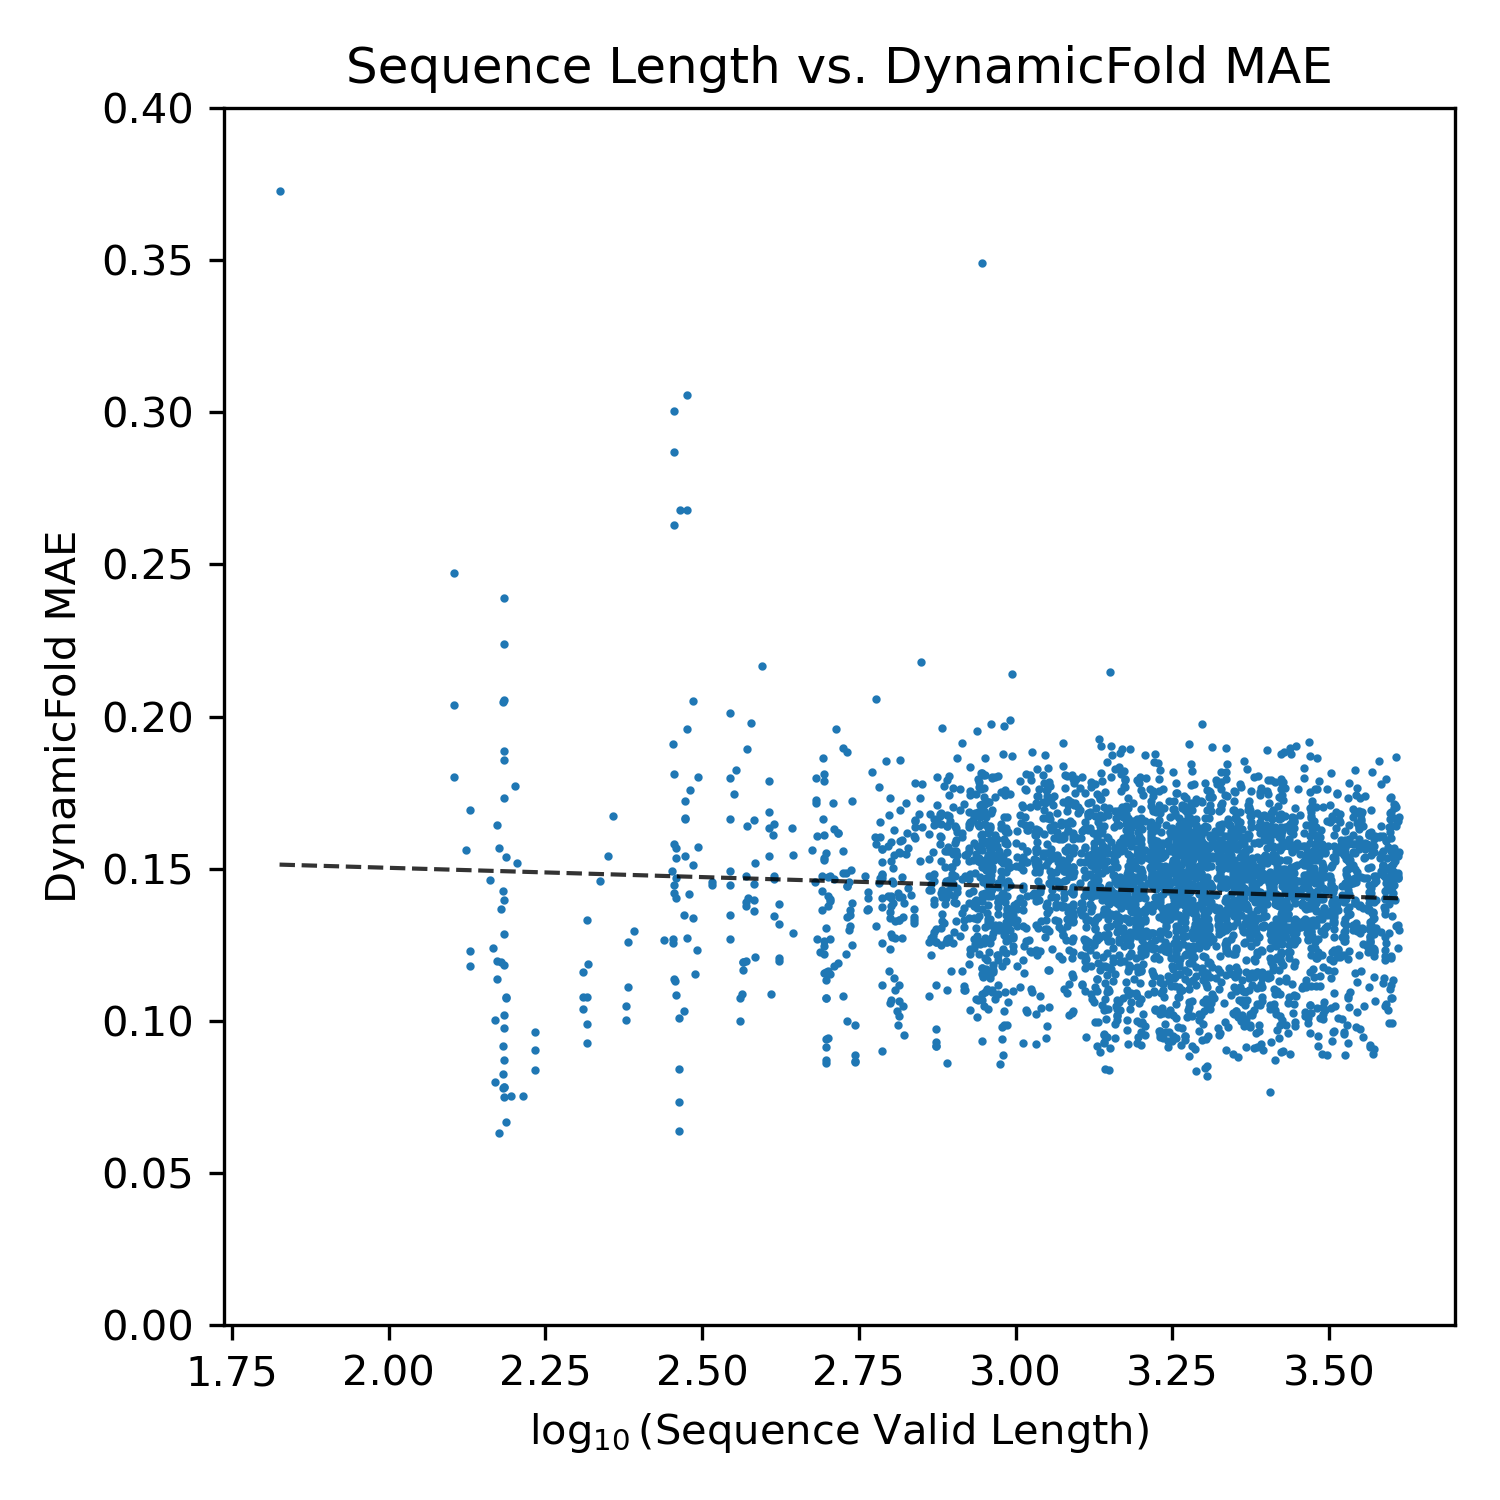

Generate this figure with Python:
import matplotlib.pyplot as plt
import pandas as pd
import numpy as np
import sys

data_csv = sys.argv[1]
output_plot = sys.argv[2]

def kernel_regression(x, y, bw):
    from statsmodels.nonparametric.kernel_regression import KernelReg
    kr = KernelReg(y, x, 'c', bw=(bw,))
    x_vals = np.arange(min(x), max(x), (max(x) - min(x)) / 1000)
    y_pred, _ = kr.fit(x_vals)
    plt.plot(x_vals, y_pred, color='black', linestyle='--', alpha=0.8, linewidth=1)

data = pd.read_csv(data_csv)
lengths = list()
MAEs = list()
for _, row in data.iterrows():
    lengths.append(row["ValidLength"])
    MAEs.append(row["Score"])

lengths = np.log10(lengths)
plt.figure(figsize=(5, 5), dpi=300)
plt.scatter(lengths, MAEs, s=1, marker="o")
kernel_regression(lengths, MAEs, 2)
plt.xlabel(r"$\log_{10}$(Sequence Valid Length)")
plt.ylabel("DynamicFold MAE")
plt.ylim((0, 0.4))
plt.title("Sequence Length vs. DynamicFold MAE")
plt.tight_layout()
plt.savefig(output_plot)
